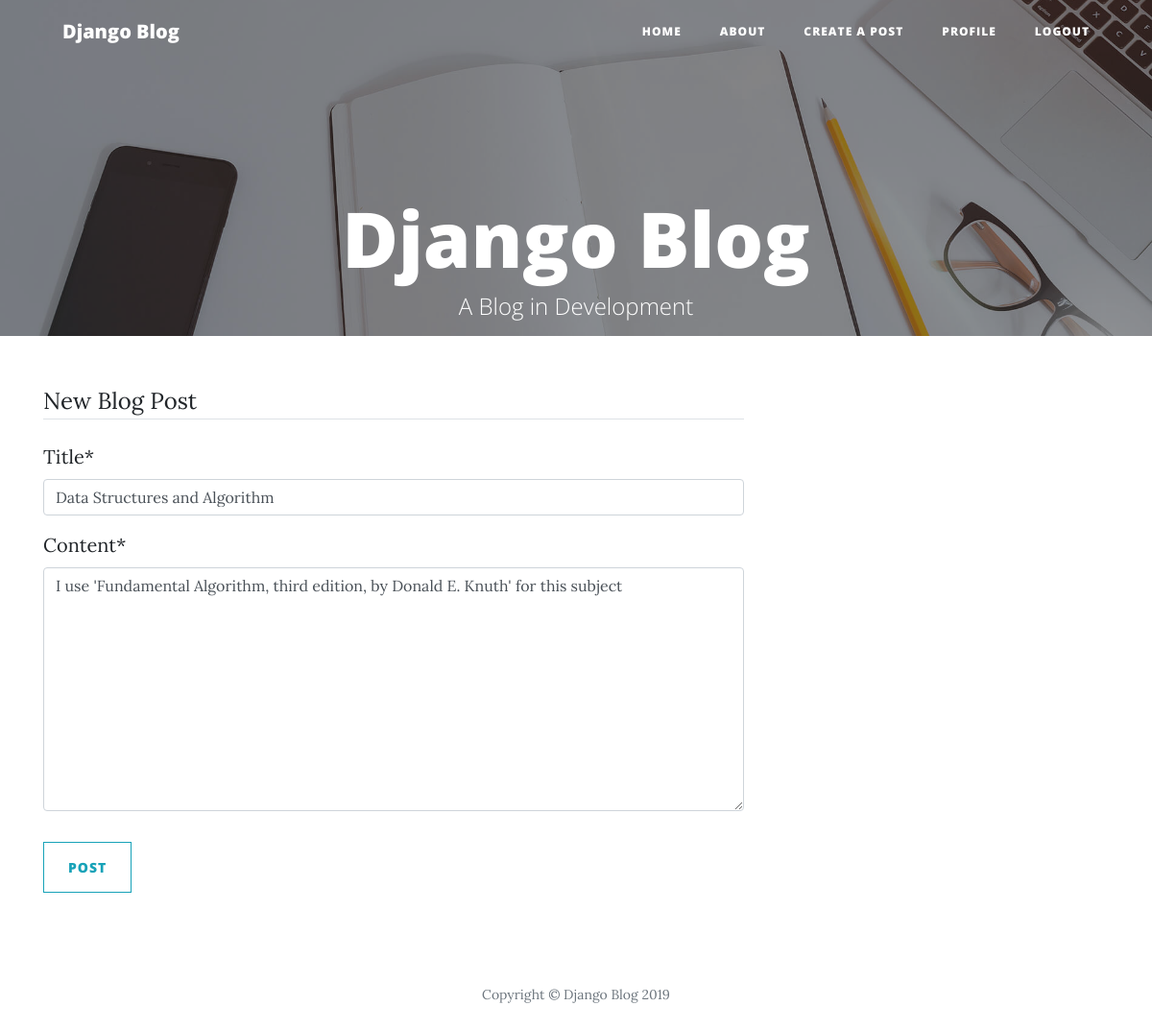
/post/9/update/ (signed in), run on the app's committed database.
### blog/models.py (models this page shows, shortened)
class Post(models.Model):
    title = models.CharField(max_length = 100)
    content = models.TextField()
    date_posted = models.DateTimeField(default = timezone.now)
    author = models.ForeignKey(User, on_delete = models.CASCADE)

### blog/views.py (the view, shortened to what this page needs)
# urls.py: path('post/<int:pk>/update/', PostUpdateView.as_view() , name = 'post-update'),
class PostUpdateView(LoginRequiredMixin,UserPassesTestMixin , UpdateView):
    model = Post
    fields = ['title','content']
    def test_func(self):
        post = self.get_object()
        if self.request.user == post.author:
            return True
        return False

### blog/templates/blog/post_form.html (shortened to what this page needs)
{% extends "blog/base.html" %}
{% load crispy_forms_tags %}
{% block content %}
    <div class="content-section">
        <form action="" method="POST">
            <fieldset class="form-group">
                <legend class="border-bottom mb-4">New Blog Post</legend>
                {{ form|crispy }}
            </fieldset>
            <div class = "form-group">
                <button class="btn btn-outline-info" type= "submit">Post</button>
            </div>
        </form>
    </div>
{% endblock content %}

### data on the page
Post: title "Data Structures and Algorithm", content "I use 'Fundamental Algorithm, third edition, by Donald E. Knuth' for this subject"
